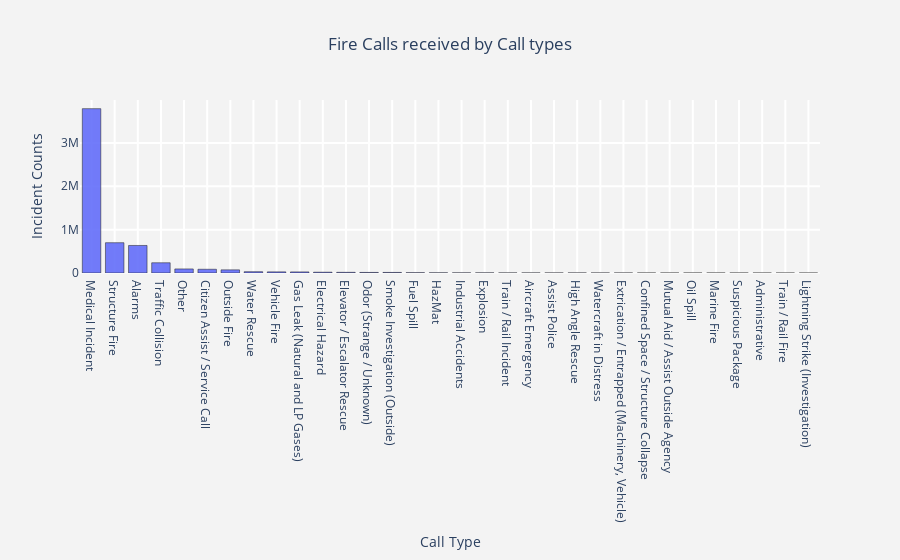

Here is the notebook cell this chart was saved with:
### Markdown cell above
### Fire Calls received by Call types

### Code cell
tg_ch  =  df["Call Type"].value_counts().reset_index()
tg_ch.columns  = ["call_type","count"]

trace1 = go.Bar(x = tg_ch["call_type"]  , y = tg_ch["count"],
                name = "Incidents by Call Type",
                marker = dict(line = dict(width = .5,color = "black")),
                opacity = .9)

layout = go.Layout(dict(title = "Fire Calls received by Call types", title_x=0.5,
                        plot_bgcolor  = "rgb(243,243,243)",
                        paper_bgcolor = "rgb(243,243,243)",
                        xaxis = dict(gridcolor = 'rgb(255, 255, 255)',
                                     title = "Call Type",
                                     zerolinewidth=1,ticklen=5,gridwidth=2),
                        yaxis = dict(gridcolor = 'rgb(255, 255, 255)',
                                     title = "Incident Counts",
                                     zerolinewidth=1,ticklen=5,gridwidth=2),
                       )
                  )

data = [trace1]
fig  = go.Figure(data=data,layout=layout)
py.iplot(fig)

### Figure 1 — Plotly figure (JSON) as saved in the notebook; plotly's stock layout.template omitted (floating-point values rounded to 4 significant figures)
{"data": [{"marker": {"line": {"color": "black", "width": 0.5}}, "name": "Incidents by Call Type", "opacity": 0.9, "type": "bar", "x": ["Medical Incident", "Structure Fire", "Alarms", "Traffic Collision", "Other", "Citizen Assist / Service Call", "Outside Fire", "Water Rescue", "Vehicle Fire", "Gas Leak (Natural and LP Gases)", "Electrical Hazard", "Elevator / Escalator Rescue", "Odor (Strange / Unknown)", "Smoke Investigation (Outside)", "Fuel Spill", "HazMat", "Industrial Accidents", "Explosion", "Train / Rail Incident", "Aircraft Emergency", "Assist Police", "High Angle Rescue", "Watercraft in Distress", "Extrication / Entrapped (Machinery, Vehicle)", "Confined Space / Structure Collapse", "Mutual Aid / Assist Outside Agency", "Oil Spill", "Marine Fire", "Suspicious Package", "Administrative", "Train / Rail Fire", "Lightning Strike (Investigation)"], "y": [3789539, 698516, 635060, 236187, 93713, 86259, 72941, 30277, 26508, 25032, 18543, 15776, 13190, 13096, 6468, 4260, 3149, 2900, 1530, 1512, 1468, 1333, 1075, 844, 668, 553, 518, 479, 351, 296, 84, 9]}], "layout": {"paper_bgcolor": "rgb(243,243,243)", "plot_bgcolor": "rgb(243,243,243)", "title": {"text": "Fire Calls received by Call types", "x": 0.5}, "xaxis": {"gridcolor": "rgb(255, 255, 255)", "gridwidth": 2, "ticklen": 5, "title": {"text": "Call Type"}, "zerolinewidth": 1}, "yaxis": {"gridcolor": "rgb(255, 255, 255)", "gridwidth": 2, "ticklen": 5, "title": {"text": "Incident Counts"}, "zerolinewidth": 1}}}
